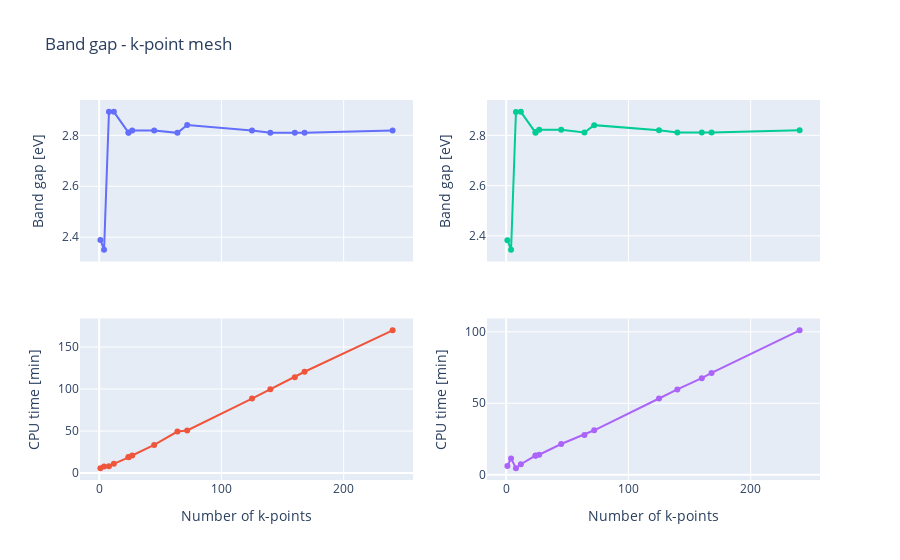

The notebook cell saved with this chart:
### Code cell
# graphing for k-points - band gap
fig = make_subplots(rows=2, cols=2, shared_xaxes=True)

fig.append_trace(go.Scatter(
            x=results_off['# k-points'],
            y=results_off['Band gap [eV]'],
            name='Reciprocal space band gap',
            hovertemplate=
                "%{text}"+"<br>Number of k-points: %{x}"+"<br>Band gap: %{y}",
            text = results_off['k-points'],
            showlegend=False
        ),
        row=1, col=1
        )
fig.append_trace(go.Scatter(
            x=results_off['# k-points'],
            y=results_off['CPU time [min]'],
            name='Reciprocal space computation time',
            hovertemplate=
                "%{text}"+"<br>Number of k-points: %{x}"+"<br>CPU time: %{y}",
            text = results_off['k-points'],
            showlegend=False
        ),
        row=2, col=1
        )
fig.update_layout(
        title_text = 'Band gap - k-point mesh',
        )

fig.update_xaxes(title_text='Number of k-points', row=2, col=1)
fig.update_yaxes(title_text='Band gap [eV]', row=1, col=1)
fig.update_yaxes(title_text='CPU time [min]', row=2, col=1)

fig.append_trace(go.Scatter(
            x=results_on['# k-points'],
            y=results_on['Band gap [eV]'],
            name='Real space band gap',
            hovertemplate=
                "%{text}"+"<br>Number of k-points: %{x}"+"<br>Final energy: %{y}",
            text = results_on['k-points'],
            showlegend=False
        ),
        row=1, col=2
        )
fig.append_trace(go.Scatter(
            x=results_on['# k-points'],
            y=results_on['CPU time [min]'],
            name='Real space computation time',
            hovertemplate=
                "%{text}"+"<br>Number of k-points: %{x}"+"<br>CPU time: %{y}",
            text = results_on['k-points'],
            showlegend=False
        ),
        row=2, col=2
        )

fig.update_xaxes(title_text='Number of k-points', row=2, col=2)
fig.update_yaxes(title_text='Band gap [eV]', row=1, col=2)
fig.update_yaxes(title_text='CPU time [min]', row=2, col=2)

### Figure 1 — Plotly figure (JSON) as saved in the notebook; plotly's stock layout.template omitted (floating-point values rounded to 4 significant figures)
{"data": [{"hovertemplate": "%{text}<br>Number of k-points: %{x}<br>Band gap: %{y}", "name": "Reciprocal space band gap", "showlegend": false, "text": ["1x1x1", "1x2x2", "2x2x2", "2x2x4", "3x4x6", "3x5x6", "4x4x4", "4x5x8", "6x6x6", "5x7x11", "8x8x8", "6x8x13", "7x9x15", "6x10x12", "8x10x14"], "type": "scatter", "x": [1, 4, 8, 12, 24, 24, 27, 45, 64, 72, 125, 140, 160, 168, 240], "xaxis": "x", "y": [2.389, 2.351, 2.892, 2.892, 2.811, 2.811, 2.819, 2.819, 2.81, 2.84, 2.819, 2.81, 2.81, 2.81, 2.819], "yaxis": "y"}, {"hovertemplate": "%{text}<br>Number of k-points: %{x}<br>CPU time: %{y}", "name": "Reciprocal space computation time", "showlegend": false, "text": ["1x1x1", "1x2x2", "2x2x2", "2x2x4", "3x4x6", "3x5x6", "4x4x4", "4x5x8", "6x6x6", "5x7x11", "8x8x8", "6x8x13", "7x9x15", "6x10x12", "8x10x14"], "type": "scatter", "x": [1, 4, 8, 12, 24, 24, 27, 45, 64, 72, 125, 140, 160, 168, 240], "xaxis": "x3", "y": [5.814, 7.696, 8.05, 11.03, 18.77, 19.25, 20.87, 33.45, 49.37, 50.71, 88.62, 99.72, 114.0, 120.6, 169.9], "yaxis": "y3"}, {"hovertemplate": "%{text}<br>Number of k-points: %{x}<br>Final energy: %{y}", "name": "Real space band gap", "showlegend": false, "text": ["1x1x1", "1x2x2", "2x2x2", "2x2x4", "3x5x6", "3x4x6", "4x4x4", "4x5x8", "6x6x6", "5x7x11", "8x8x8", "6x8x13", "7x9x15", "6x10x12", "8x10x14"], "type": "scatter", "x": [1, 4, 8, 12, 24, 24, 27, 45, 64, 72, 125, 140, 160, 168, 240], "xaxis": "x2", "y": [2.383, 2.345, 2.893, 2.894, 2.811, 2.813, 2.822, 2.822, 2.811, 2.841, 2.821, 2.811, 2.812, 2.811, 2.821], "yaxis": "y2"}, {"hovertemplate": "%{text}<br>Number of k-points: %{x}<br>CPU time: %{y}", "name": "Real space computation time", "showlegend": false, "text": ["1x1x1", "1x2x2", "2x2x2", "2x2x4", "3x5x6", "3x4x6", "4x4x4", "4x5x8", "6x6x6", "5x7x11", "8x8x8", "6x8x13", "7x9x15", "6x10x12", "8x10x14"], "type": "scatter", "x": [1, 4, 8, 12, 24, 24, 27, 45, 64, 72, 125, 140, 160, 168, 240], "xaxis": "x4", "y": [6.136, 11.45, 4.609, 7.372, 13.46, 13.39, 13.99, 21.5, 27.9, 31.11, 53.35, 59.73, 67.6, 71.24, 101.0], "yaxis": "y4"}], "layout": {"title": {"text": "Band gap - k-point mesh"}, "xaxis": {"anchor": "y", "domain": [0, 0.45], "matches": "x3", "showticklabels": false}, "xaxis2": {"anchor": "y2", "domain": [0.55, 1], "matches": "x4", "showticklabels": false}, "xaxis3": {"anchor": "y3", "domain": [0, 0.45], "title": {"text": "Number of k-points"}}, "xaxis4": {"anchor": "y4", "domain": [0.55, 1], "title": {"text": "Number of k-points"}}, "yaxis": {"anchor": "x", "domain": [0.575, 1], "title": {"text": "Band gap [eV]"}}, "yaxis2": {"anchor": "x2", "domain": [0.575, 1], "title": {"text": "Band gap [eV]"}}, "yaxis3": {"anchor": "x3", "domain": [0, 0.425], "title": {"text": "CPU time [min]"}}, "yaxis4": {"anchor": "x4", "domain": [0, 0.425], "title": {"text": "CPU time [min]"}}}}
